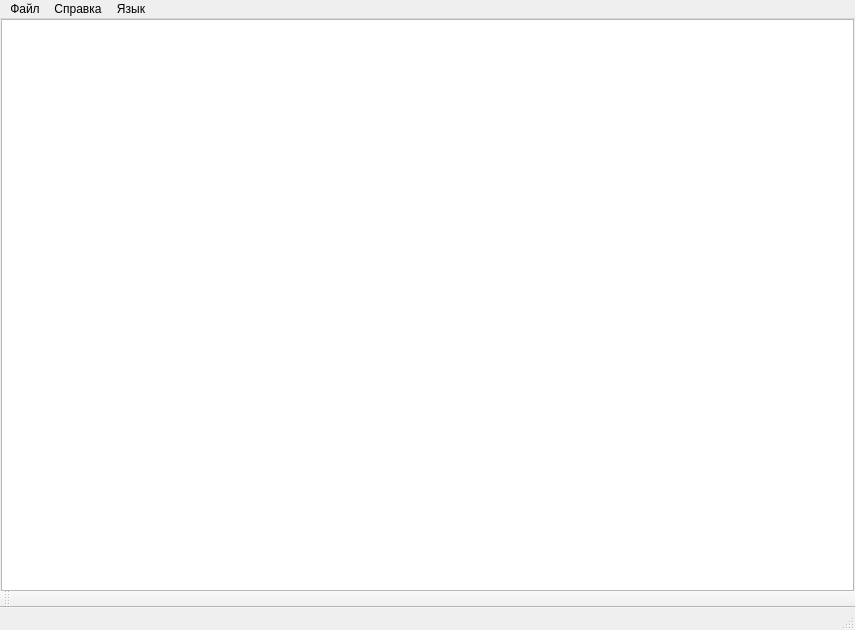
<?xml version="1.0" encoding="UTF-8"?>
<ui version="4.0">
 <class>MainWindow</class>
 <widget class="QMainWindow" name="MainWindow">
  <property name="geometry">
   <rect>
    <x>0</x>
    <y>0</y>
    <width>855</width>
    <height>630</height>
   </rect>
  </property>
  <property name="windowTitle">
   <string>MainWindow</string>
  </property>
  <widget class="QWidget" name="centralwidget">
   <layout class="QHBoxLayout" name="horizontalLayout" stretch="0">
    <property name="spacing">
     <number>1</number>
    </property>
    <property name="leftMargin">
     <number>1</number>
    </property>
    <property name="topMargin">
     <number>0</number>
    </property>
    <property name="rightMargin">
     <number>1</number>
    </property>
    <property name="bottomMargin">
     <number>0</number>
    </property>
    <item>
     <widget class="QPlainTextEdit" name="plainTextEdit">
      <property name="sizePolicy">
       <sizepolicy hsizetype="Expanding" vsizetype="Expanding">
        <horstretch>0</horstretch>
        <verstretch>0</verstretch>
       </sizepolicy>
      </property>
      <property name="inputMethodHints">
       <set>Qt::ImhMultiLine</set>
      </property>
      <property name="lineWidth">
       <number>1</number>
      </property>
      <property name="tabStopWidth">
       <number>71</number>
      </property>
      <property name="cursorWidth">
       <number>1</number>
      </property>
     </widget>
    </item>
   </layout>
  </widget>
  <widget class="QMenuBar" name="menubar">
   <property name="geometry">
    <rect>
     <x>0</x>
     <y>0</y>
     <width>855</width>
     <height>20</height>
    </rect>
   </property>
   <widget class="QMenu" name="menu">
    <property name="title">
     <string>Файл</string>
    </property>
    <addaction name="action"/>
    <addaction name="action_6"/>
    <addaction name="action_5"/>
    <addaction name="action_3"/>
    <addaction name="action_4"/>
    <addaction name="separator"/>
   </widget>
   <widget class="QMenu" name="menu_2">
    <property name="title">
     <string>Справка</string>
    </property>
    <addaction name="action_2"/>
   </widget>
   <widget class="QMenu" name="menu_3">
    <property name="title">
     <string>Язык</string>
    </property>
    <addaction name="separator"/>
    <addaction name="action_8"/>
    <addaction name="actionEnglish"/>
   </widget>
   <addaction name="menu"/>
   <addaction name="menu_2"/>
   <addaction name="menu_3"/>
  </widget>
  <widget class="QToolBar" name="toolBar">
   <property name="windowTitle">
    <string>toolBar</string>
   </property>
   <attribute name="toolBarArea">
    <enum>BottomToolBarArea</enum>
   </attribute>
   <attribute name="toolBarBreak">
    <bool>false</bool>
   </attribute>
  </widget>
  <widget class="QStatusBar" name="statusbar"/>
  <action name="action">
   <property name="text">
    <string>Открыть файл              ctrl+O</string>
   </property>
   <property name="shortcut">
    <string>Ctrl+O</string>
   </property>
  </action>
  <action name="action_3">
   <property name="text">
    <string>Сохранить как        sf+ctrl+S</string>
   </property>
   <property name="shortcut">
    <string>Ctrl+Shift+S</string>
   </property>
  </action>
  <action name="action_4">
   <property name="text">
    <string>Выход</string>
   </property>
  </action>
  <action name="action_2">
   <property name="text">
    <string>Вызвать справку</string>
   </property>
  </action>
  <action name="action_5">
   <property name="text">
    <string>Сохранить                    ctrl+S</string>
   </property>
   <property name="shortcut">
    <string>Ctrl+S</string>
   </property>
  </action>
  <action name="action_6">
   <property name="text">
    <string>Открыть для чтения</string>
   </property>
  </action>
  <action name="action_8">
   <property name="text">
    <string>Руcский</string>
   </property>
  </action>
  <action name="actionEnglish">
   <property name="text">
    <string>English</string>
   </property>
  </action>
 </widget>
 <resources/>
 <connections/>
</ui>
